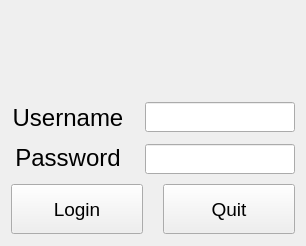
<?xml version="1.0" encoding="UTF-8"?>
<ui version="4.0">
 <class>Form</class>
 <widget class="QWidget" name="Form">
  <property name="windowModality">
   <enum>Qt::NonModal</enum>
  </property>
  <property name="enabled">
   <bool>true</bool>
  </property>
  <property name="geometry">
   <rect>
    <x>0</x>
    <y>0</y>
    <width>306</width>
    <height>246</height>
   </rect>
  </property>
  <property name="sizePolicy">
   <sizepolicy hsizetype="Fixed" vsizetype="Fixed">
    <horstretch>0</horstretch>
    <verstretch>0</verstretch>
   </sizepolicy>
  </property>
  <property name="minimumSize">
   <size>
    <width>306</width>
    <height>246</height>
   </size>
  </property>
  <property name="maximumSize">
   <size>
    <width>306</width>
    <height>246</height>
   </size>
  </property>
  <property name="windowTitle">
   <string>PDS Manager</string>
  </property>
  <layout class="QGridLayout" name="gridLayout">
   <item row="1" column="1">
    <layout class="QVBoxLayout" name="verticalLayout_3">
     <property name="spacing">
      <number>10</number>
     </property>
     <property name="topMargin">
      <number>0</number>
     </property>
     <property name="bottomMargin">
      <number>0</number>
     </property>
     <item>
      <layout class="QHBoxLayout" name="horizontalLayout_3">
       <item>
        <widget class="QLabel" name="label">
         <property name="sizePolicy">
          <sizepolicy hsizetype="Fixed" vsizetype="Fixed">
           <horstretch>0</horstretch>
           <verstretch>1</verstretch>
          </sizepolicy>
         </property>
         <property name="maximumSize">
          <size>
           <width>300</width>
           <height>80</height>
          </size>
         </property>
         <property name="frameShape">
          <enum>QFrame::NoFrame</enum>
         </property>
         <property name="frameShadow">
          <enum>QFrame::Plain</enum>
         </property>
         <property name="text">
          <string/>
         </property>
         <property name="pixmap">
          <pixmap resource="../resource.qrc">:/login/logo.png</pixmap>
         </property>
         <property name="scaledContents">
          <bool>true</bool>
         </property>
         <property name="alignment">
          <set>Qt::AlignCenter</set>
         </property>
         <property name="wordWrap">
          <bool>false</bool>
         </property>
         <property name="margin">
          <number>0</number>
         </property>
        </widget>
       </item>
      </layout>
     </item>
     <item>
      <layout class="QHBoxLayout" name="horizontalLayout">
       <property name="spacing">
        <number>20</number>
       </property>
       <property name="bottomMargin">
        <number>0</number>
       </property>
       <item>
        <layout class="QVBoxLayout" name="verticalLayout_2">
         <property name="spacing">
          <number>10</number>
         </property>
         <item>
          <widget class="QLabel" name="label_1">
           <property name="sizePolicy">
            <sizepolicy hsizetype="Minimum" vsizetype="Fixed">
             <horstretch>0</horstretch>
             <verstretch>0</verstretch>
            </sizepolicy>
           </property>
           <property name="font">
            <font>
             <family>Arial</family>
             <pointsize>18</pointsize>
            </font>
           </property>
           <property name="layoutDirection">
            <enum>Qt::LeftToRight</enum>
           </property>
           <property name="text">
            <string>Username</string>
           </property>
           <property name="alignment">
            <set>Qt::AlignCenter</set>
           </property>
          </widget>
         </item>
         <item>
          <widget class="QLabel" name="label_2">
           <property name="sizePolicy">
            <sizepolicy hsizetype="Minimum" vsizetype="Fixed">
             <horstretch>0</horstretch>
             <verstretch>0</verstretch>
            </sizepolicy>
           </property>
           <property name="font">
            <font>
             <family>Arial</family>
             <pointsize>18</pointsize>
            </font>
           </property>
           <property name="text">
            <string>Password</string>
           </property>
           <property name="alignment">
            <set>Qt::AlignCenter</set>
           </property>
          </widget>
         </item>
        </layout>
       </item>
       <item>
        <layout class="QVBoxLayout" name="verticalLayout">
         <property name="spacing">
          <number>12</number>
         </property>
         <property name="topMargin">
          <number>0</number>
         </property>
         <property name="bottomMargin">
          <number>0</number>
         </property>
         <item>
          <widget class="QLineEdit" name="lineEdit_1">
           <property name="sizePolicy">
            <sizepolicy hsizetype="Fixed" vsizetype="Fixed">
             <horstretch>0</horstretch>
             <verstretch>0</verstretch>
            </sizepolicy>
           </property>
           <property name="maximumSize">
            <size>
             <width>150</width>
             <height>30</height>
            </size>
           </property>
           <property name="font">
            <font>
             <family>Arial</family>
             <pointsize>14</pointsize>
            </font>
           </property>
           <property name="echoMode">
            <enum>QLineEdit::Normal</enum>
           </property>
          </widget>
         </item>
         <item>
          <widget class="QLineEdit" name="lineEdit_2">
           <property name="enabled">
            <bool>true</bool>
           </property>
           <property name="sizePolicy">
            <sizepolicy hsizetype="Minimum" vsizetype="Fixed">
             <horstretch>0</horstretch>
             <verstretch>0</verstretch>
            </sizepolicy>
           </property>
           <property name="minimumSize">
            <size>
             <width>0</width>
             <height>0</height>
            </size>
           </property>
           <property name="maximumSize">
            <size>
             <width>150</width>
             <height>30</height>
            </size>
           </property>
           <property name="font">
            <font>
             <family>Arial</family>
             <pointsize>14</pointsize>
            </font>
           </property>
           <property name="echoMode">
            <enum>QLineEdit::Password</enum>
           </property>
          </widget>
         </item>
        </layout>
       </item>
      </layout>
     </item>
     <item>
      <layout class="QHBoxLayout" name="horizontalLayout_2">
       <property name="spacing">
        <number>20</number>
       </property>
       <property name="leftMargin">
        <number>0</number>
       </property>
       <property name="topMargin">
        <number>0</number>
       </property>
       <property name="rightMargin">
        <number>0</number>
       </property>
       <property name="bottomMargin">
        <number>0</number>
       </property>
       <item>
        <widget class="QPushButton" name="button_1">
         <property name="sizePolicy">
          <sizepolicy hsizetype="Expanding" vsizetype="Maximum">
           <horstretch>0</horstretch>
           <verstretch>50</verstretch>
          </sizepolicy>
         </property>
         <property name="maximumSize">
          <size>
           <width>16777215</width>
           <height>50</height>
          </size>
         </property>
         <property name="font">
          <font>
           <family>Arial</family>
           <pointsize>14</pointsize>
          </font>
         </property>
         <property name="text">
          <string>Login</string>
         </property>
        </widget>
       </item>
       <item>
        <widget class="QPushButton" name="button_2">
         <property name="sizePolicy">
          <sizepolicy hsizetype="Expanding" vsizetype="Fixed">
           <horstretch>0</horstretch>
           <verstretch>0</verstretch>
          </sizepolicy>
         </property>
         <property name="minimumSize">
          <size>
           <width>0</width>
           <height>50</height>
          </size>
         </property>
         <property name="maximumSize">
          <size>
           <width>16777215</width>
           <height>50</height>
          </size>
         </property>
         <property name="font">
          <font>
           <family>Arial</family>
           <pointsize>14</pointsize>
          </font>
         </property>
         <property name="text">
          <string>Quit</string>
         </property>
        </widget>
       </item>
      </layout>
     </item>
    </layout>
   </item>
  </layout>
 </widget>
 <resources>
  <include location="../resource.qrc"/>
  <include location="../logo.qrc"/>
 </resources>
 <connections/>
</ui>
